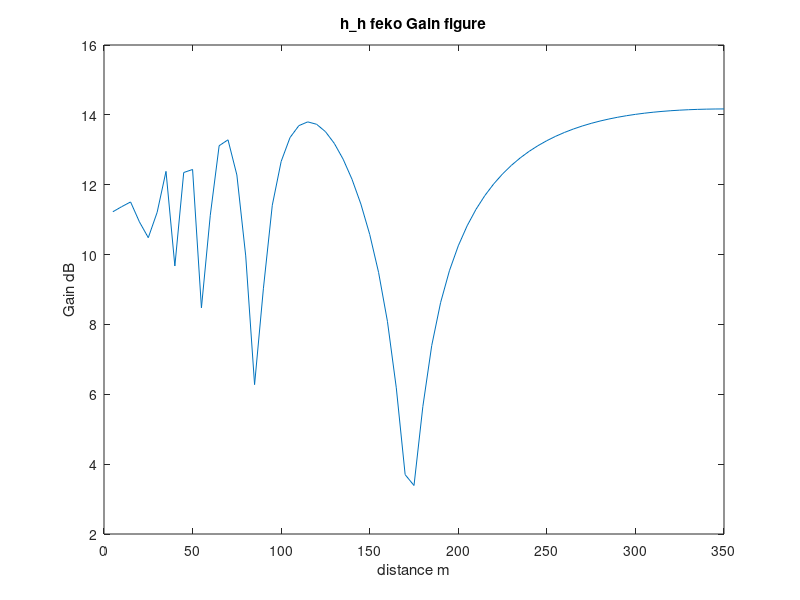
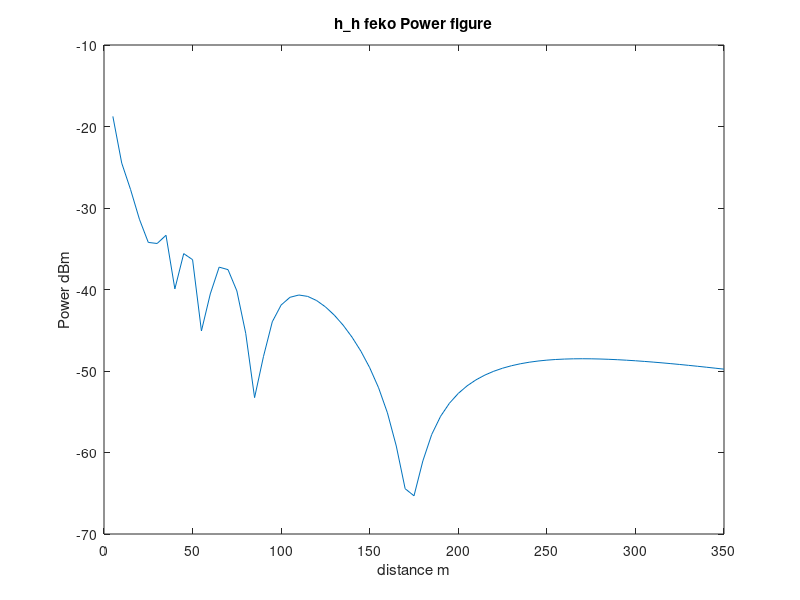

Recreate these plots in MATLAB, in order.
clear
clc

% feko data h_h
feko_data = [
  5.00E+02	-1.875964005E+01	-1.875859515E+01	-1.875927316E+01
1.00E+03	-2.419810213E+01	-2.448725239E+01	-2.443583248E+01
1.50E+03	-2.719239490E+01	-2.773989640E+01	-2.763742032E+01
2.00E+03	-3.212684401E+01	-3.138043301E+01	-3.152886890E+01
2.50E+03	-3.604856132E+01	-3.422267620E+01	-3.456325413E+01
3.00E+03	-3.403838533E+01	-3.435355164E+01	-3.432091893E+01
3.50E+03	-3.207317888E+01	-3.334759071E+01	-3.306061867E+01
4.00E+03	-4.197841524E+01	-3.992564692E+01	-4.039874196E+01
4.50E+03	-3.446360338E+01	-3.559663708E+01	-3.533840863E+01
5.00E+03	-3.516963636E+01	-3.633780797E+01	-3.607016301E+01
5.50E+03	-4.841586949E+01	-4.508803364E+01	-4.584647593E+01
6.00E+03	-3.994965373E+01	-4.054068221E+01	-4.043318594E+01
6.50E+03	-3.616041046E+01	-3.725634041E+01	-3.698678326E+01
7.00E+03	-3.648360722E+01	-3.756157114E+01	-3.729485123E+01
7.50E+03	-3.924823879E+01	-4.017224461E+01	-3.995628980E+01
8.00E+03	-4.502717355E+01	-4.536853975E+01	-4.534972258E+01
8.50E+03	-6.098366506E+01	-5.326721669E+01	-5.465335382E+01
9.00E+03	-4.836577290E+01	-4.824188338E+01	-4.834616085E+01
9.50E+03	-4.331827928E+01	-4.396056439E+01	-4.381451297E+01
1.00E+04	-4.114289527E+01	-4.190131128E+01	-4.171226431E+01
1.05E+04	-4.018182625E+01	-4.095606016E+01	-4.075870316E+01
1.10E+04	-3.991365650E+01	-4.067603688E+01	-4.048024838E+01
1.15E+04	-4.010614243E+01	-4.084671811E+01	-4.065622328E+01
1.20E+04	-4.063815216E+01	-4.135276619E+01	-4.116930636E+01
1.25E+04	-4.144283988E+01	-4.212936430E+01	-4.195392231E+01
1.30E+04	-4.248527242E+01	-4.314177402E+01	-4.297542011E+01
1.35E+04	-4.375320170E+01	-4.437718986E+01	-4.422110511E+01
1.40E+04	-4.525471178E+01	-4.584173094E+01	-4.569807274E+01
1.45E+04	-4.702172897E+01	-4.756318064E+01	-4.743564010E+01
1.50E+04	-4.912113999E+01	-4.959911340E+01	-4.949521381E+01
1.55E+04	-5.168383791E+01	-5.205681370E+01	-5.199330405E+01
1.60E+04	-5.498449826E+01	-5.513638357E+01	-5.515818441E+01
1.65E+04	-5.972627292E+01	-5.920854243E+01	-5.947445883E+01
1.70E+04	-6.881382320E+01	-6.444167254E+01	-6.568788517E+01
1.75E+04	-7.109220551E+01	-6.531399086E+01	-6.673431972E+01
1.80E+04	-6.185034077E+01	-6.103176372E+01	-6.135974373E+01
1.85E+04	-5.782058788E+01	-5.778679846E+01	-5.784596520E+01
1.90E+04	-5.536003192E+01	-5.555989979E+01	-5.553295406E+01
1.95E+04	-5.366087261E+01	-5.395454914E+01	-5.389182682E+01
2.00E+04	-5.241158906E+01	-5.274879185E+01	-5.266889777E+01
2.05E+04	-5.145887959E+01	-5.181736871E+01	-5.172857809E+01
2.10E+04	-5.071571632E+01	-5.108427393E+01	-5.099082774E+01
2.15E+04	-5.012793585E+01	-5.050043119E+01	-5.040467185E+01
2.20E+04	-4.965948359E+01	-5.003234542E+01	-4.993557207E+01
2.25E+04	-4.928508499E+01	-4.965614376E+01	-4.955923154E+01
2.30E+04	-4.898653481E+01	-4.935432593E+01	-4.925778526E+01
2.35E+04	-4.874994867E+01	-4.911365363E+01	-4.901789443E+01
2.40E+04	-4.856485600E+01	-4.892390639E+01	-4.882912028E+01
2.45E+04	-4.842292113E+01	-4.877706309E+01	-4.868335742E+01
2.50E+04	-4.831755333E+01	-4.866652429E+01	-4.857404003E+01
2.55E+04	-4.824343742E+01	-4.858711757E+01	-4.849589684E+01
2.60E+04	-4.819611609E+01	-4.853448223E+01	-4.844460316E+01
2.65E+04	-4.817198335E+01	-4.850504761E+01	-4.841648240E+01
2.70E+04	-4.816801380E+01	-4.849581850E+01	-4.840860181E+01
2.75E+04	-4.818159147E+01	-4.850421858E+01	-4.841835527E+01
2.80E+04	-4.821051665E+01	-4.852807357E+01	-4.844351302E+01
2.85E+04	-4.825297593E+01	-4.856552631E+01	-4.848225496E+01
2.90E+04	-4.830729440E+01	-4.861495808E+01	-4.853293224E+01
2.95E+04	-4.837212090E+01	-4.867497889E+01	-4.859424214E+01
3.00E+04	-4.844621912E+01	-4.874441716E+01	-4.866489429E+01
3.05E+04	-4.852849867E+01	-4.882216701E+01	-4.874384248E+01
3.10E+04	-4.861811094E+01	-4.890726903E+01	-4.883012509E+01
3.15E+04	-4.871415359E+01	-4.899896728E+01	-4.892297215E+01
3.20E+04	-4.881587865E+01	-4.909649480E+01	-4.902161615E+01
3.25E+04	-4.892276998E+01	-4.919922083E+01	-4.912543555E+01
3.30E+04	-4.903412834E+01	-4.930657397E+01	-4.923384214E+01
3.35E+04	-4.914953118E+01	-4.941801088E+01	-4.934633400E+01
3.40E+04	-4.926848618E+01	-4.953316755E+01	-4.946249899E+01
3.45E+04	-4.939055562E+01	-4.965153889E+01	-4.958186876E+01
3.50E+04	-4.951543197E+01	-4.977276043E+01	-4.970404013E+01
];


c = 2.998 * 10^8;
f = 2.45 * 10^9;
pt = 13;

% convert dBm into w
pt = (10^(pt/10))/1000;

distance = feko_data(:,1)./100;

power = feko_data(:,3)

% convert dBm into w
pr = []; 
for i = 1:length(power)
    temp = (10^(power(i)/10))/1000;
    pr = [pr;temp];
end

wave_length = c/f;

feko_gain_v_v = (20*log10(4*pi*distance./wave_length) + ...
10*log10(pr./pt)) /2;

figure(3)
plot(distance, feko_gain_v_v)
title('h\_h feko Gain figure')
xlabel('distance m')
ylabel('Gain dB')

figure(4)
plot(distance, power)
title('h\_h feko Power figure')
xlabel('distance m')
ylabel('Power dBm')

